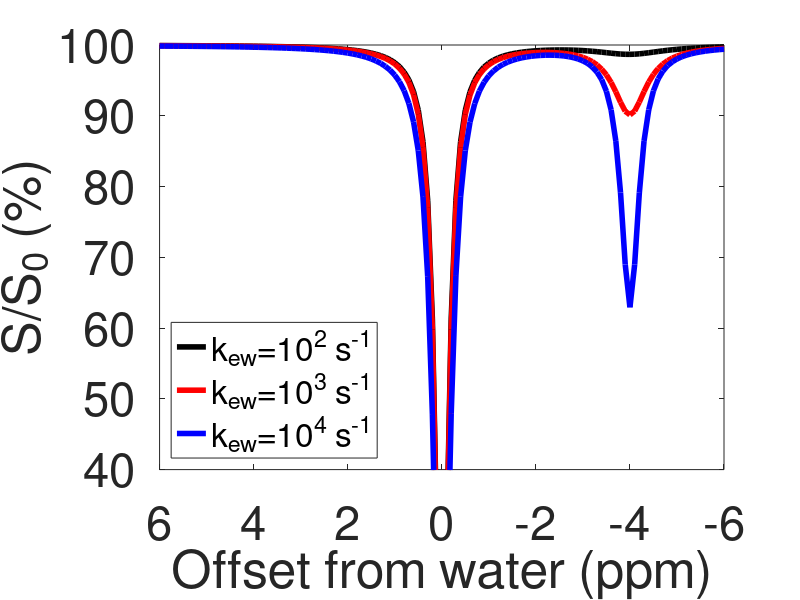

Recreate this plot in MATLAB.
% W---RelayOH---LB----L
% initial magnetization: M10,M20,M30,M40
clc;
clear all;
close all;

colorList = {[0 0 0],[1 0 0],[0 0 1]};

R11=1/2.8;   % R11: R1 for I; R12: R1 for S
R21=1/1.8;R22=2.5*5e5; R23=R22;  R24=1/0.6;% R21: R2 for I; R22: R2 for S
wa=0;  w2=1.2; w3=-4; w4=-4;

plist = 0.1;
% [0.01,0.05,0.1,0.2,0.3,0.4,0.5,0.6,0.7,0.8,0.9,1,1.1,1.2,1.3,1.4,1.5,1.6,1.7,1.8,1.9 2];%0.4; % total ligands: M

pp = 0;
kon = 1e5;
% koff = 500;
pR = 0.001;  % receptor population:[R] M
na=9;

for p = plist

    
kd = [1e-1];       
for k21 = [1e2, 1e3, 1e4]   
      pp = pp+1;  
% LT = p;   % total ligands
% LB = (LT+pR+kd)/2-sqrt((LT+pR+kd)^2-4*LT*pR)/2; % bound ligands
% L = LT-LB; % free ligands;

L = p; % free ligands;
LB = (L/(L+kd))*pR;
LT = L+LB;   % total ligands

kbind = kon*(pR-LB); % kon*[R]
koff = kd*kon;   

M40 = na*L; M30 = na*LB; M20 = M30; M10=106; 
% k21 = 1000;
k12 = k21*M20/M10;

% u23 = 4000000; u32 = u23*M20/M30;
% n23 = -4000000; n32 = n23*M20/M30;
% R12=-1*n23;R13=-1*n23;R14=1/2;

u23 = 2*5e5; u32 = u23*M20/M30;
n23 = -1*5e5; n32 = n23*M20/M30;
R12=-1*n23;R13=-1*n23;R14=1/1.8;

for wp=600/(2*pi)

for t=50; %mxing time
dwa=-6:0.1:6;
nn=length(dwa);
for j=1:nn
    dw1=(wa-dwa(j))*750*2*pi;
    dw2=(wa-dwa(j)+w2)*750*2*pi;  
    dw3=(wa-dwa(j)+w3)*750*2*pi;  
    dw4=(wa-dwa(j)+w4)*750*2*pi;

M0=[0.5 0 0 M10 0 0 M20 0 0 M30 0 0 M40];
% M0=[0.4 0 0 M40 0 0 M30 0 0 M20 0 0 M10]; 
% pulse period
%    wp=2*pi*2;
   wx=0;wy=wp*2*pi;
P =[0                       0       0       0       0       0       0       0        0         0        0        0         0;...
    0                       R21+k12 dw1     -wy     -k21    0       0       0        0         0        0        0         0;...
    0                       -dw1    R21+k12 wx      0       -k21    0       0        0         0        0        0         0;...
    -2*M10*R11              wy      -wx     R11+k12 0       0       -k21    0        0         0        0        0         0;...
    0                       -k12    0       0       R22+k21 dw2     -wy     u32      0         0        0        0         0;...
    0                       0       -k12    0       -dw2    R22+k21 wx      0        u32       0        0        0         0;...
    -2*M20*R12-2*n32*M30    0       0       -k12    wy      -wx     R12+k21 0        0         n32      0        0         0;...
    0                       0       0       0       u23     0       0       R23+koff dw3      -wy      -kbind     0         0;...
    0                       0       0       0       0       u23     0       -dw3     R23+koff  wx       0        -kbind     0;...
    -2*M30*R13-2*n23*M20    0       0       0       0       0       n23     wy       -wx       R13+koff 0        0         -kbind;...
    0                       0       0       0       0       0       0       -koff     0         0        R24+kbind  dw4       -wy;... 
    0                       0       0       0       0       0       0       0        -koff      0        -dw4     R24+kbind   wx;...
    -2*M40*R14              0       0       0       0       0       0       0        0         -koff      wy      -wx       R14+kbind;...
    ];

temp1=expm(-P*t)*M0';    
M1(j)=temp1(4)/M10;
end

figure(1);
plot(dwa,M1*100,'','markersize',5,'linestyle','-','linewidth',4,'Color',colorList{pp}); hold on;
hold on;

signal(pp) =1- M1(dwa == w3);
set(gca,'XDir','reverse')

end
end
end
end

%%
set(gca,'ylim', [40 100],'xlim',[-6 6],'xtick',[-10:2:10]);
% set(gca,'ylim', [0.6 1.01],'xlim',[-3 3]);
set(gca,'XDir','reverse')

lg = legend('k_{ew}=10^{2} s^{-1}', 'k_{ew}=10^{3} s^{-1}', 'k_{ew}=10^{4} s^{-1}','location','southwest');

set(gca,'fontsize',34)
set(lg, 'fontsize',24);
xlabel('Offset from water (ppm)')
ylabel('S/S_0 (%)')
h=gcf;
set(gcf, 'Position',  [100, 100, 655, 505])
set(h,'PaperOrientation','landscape');



